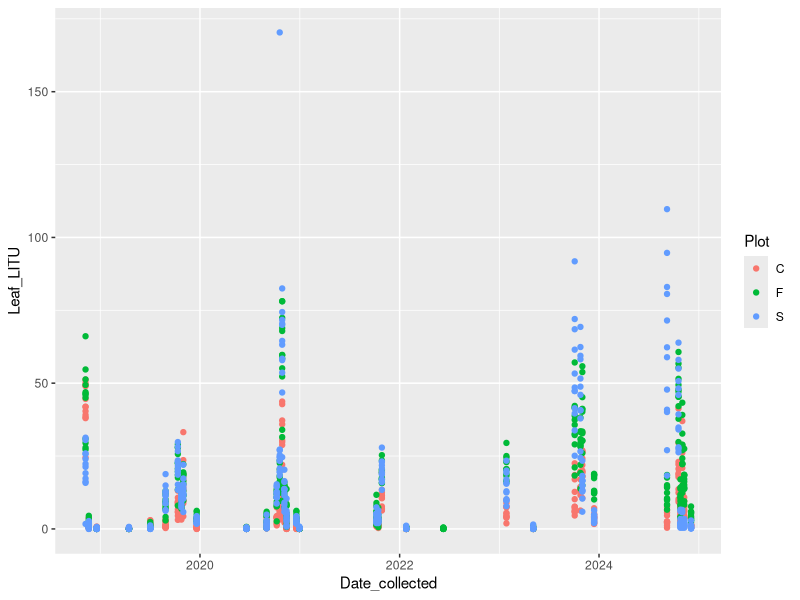
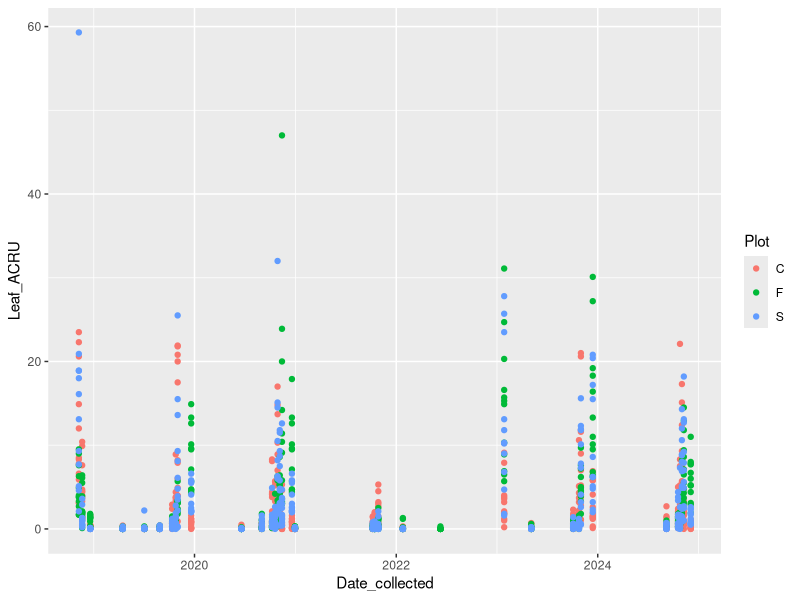
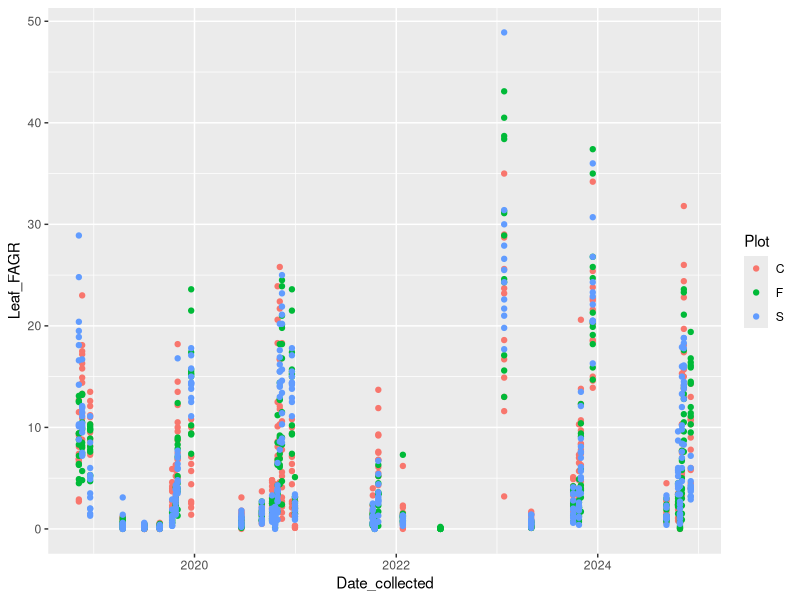
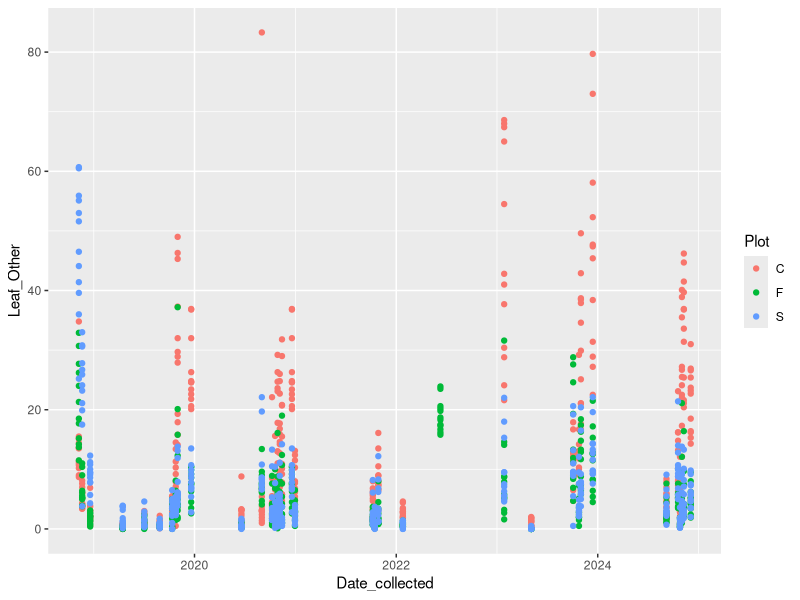
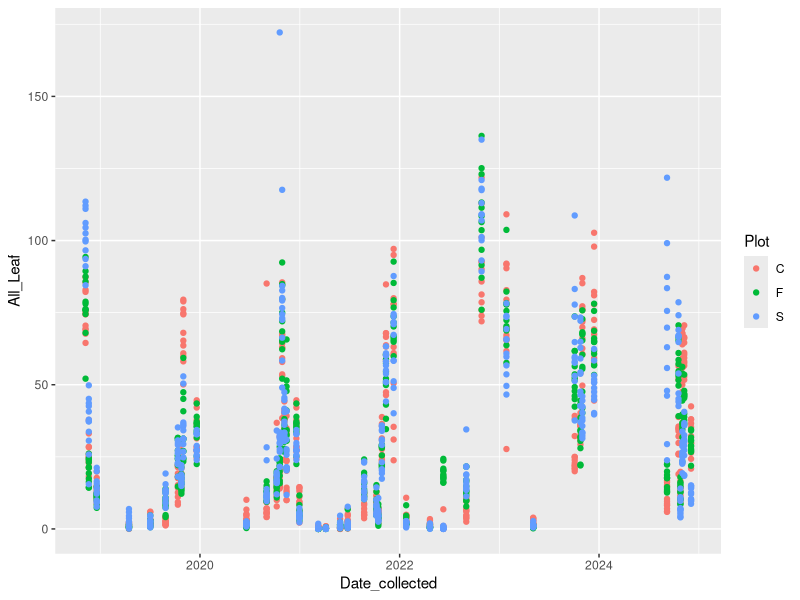
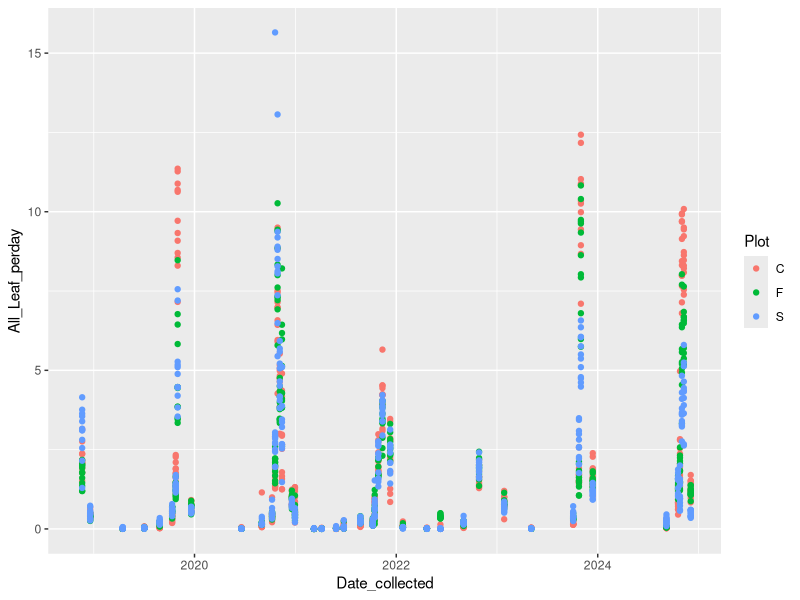
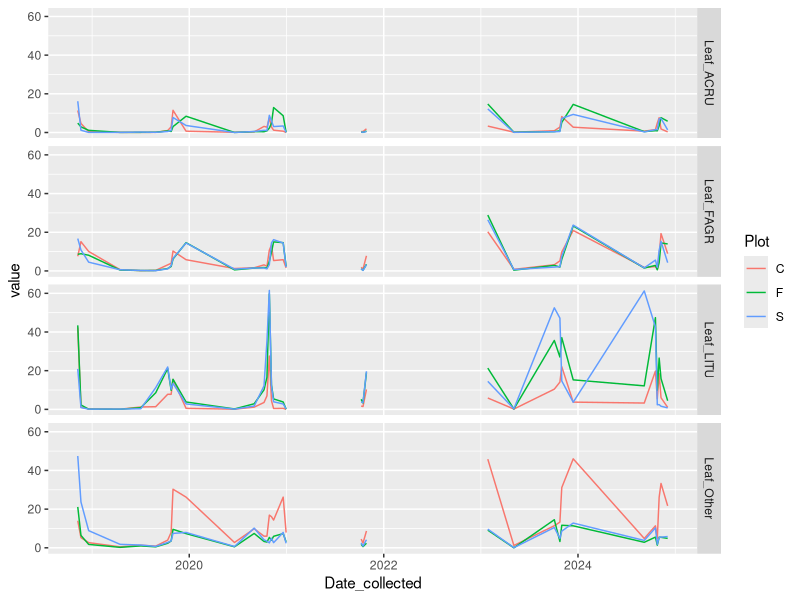

These figures' R source, in order:
## ---- chunk 1
knitr::opts_chunk$set(echo = TRUE)

library(readr)
library(lubridate)
library(dplyr)
## ---- chunk 2
litter <- read_csv("TEMPEST litter data - Masses.csv", skip = 1, show_col_types = FALSE) 
litter$Date_collected <- mdy(litter$Date_collected)
## drop columns we don't care about
litter$Collection_Year <- litter$Collection_DOY <- litter$Date_sorted <- 
  litter$Date_entered <- litter$Entered_by <- litter$Notes <- NULL

message("data read ok! rows = ", nrow(litter))
## ---- chunk 3
litter %>% 
  mutate(All_Leaf = if_else(is.na(All_Leaf),
                            Leaf_ACRU + Leaf_FAGR + Leaf_LITU + Leaf_Other,
                            All_Leaf)) ->
  litter

## ---- chunk 4
# for each plot and trap we want to compute the days

litter %>%
  group_by(Plot, Trap) %>% 
  arrange(Date_collected) %>%
  mutate(elapsed_days = c(NA, diff(Date_collected))) %>% 
  ungroup() %>%
  arrange(Plot, Trap) %>% 
  ## finally compute flux: litter per day
  mutate(All_Leaf_perday = All_Leaf/elapsed_days) ->
  litter

## ---- chunk 5

## to interpolate between two dates, we need to create empty rows
## for example, if we collected on 10/1 and 10/10 right not we only have those rows in our data set
## so we need to create row form 10/2 . . . 10/9 and then interpolate between the 10/1 flux and 10/10 flux to fill in those rows
## we will use complete() to generate the non-measured intervening dates
## and then we will use zoo::na.approx() to interpolate

# complete() can be word to wrap your head around
# or at least it is for me! Some examples:

library(tidyr)
# Missing group combinations
test <- tibble(group = c("A", "B", "B"),
               level = c(1, 1, 2), 
               values = c(4, 5, 6))
test %>% complete(group, level)

# Missing timepoints
test <- tibble(time = c(1, 2, 5), values = c(4, 5, 6))
test %>% complete(time = 1:5)
## ---- chunk 6
library(ggplot2)

## plot biomass

ggplot(data = litter, aes(Date_collected, Leaf_LITU, color = Plot)) + geom_point(na.rm = TRUE)

ggplot(data = litter, aes(Date_collected, Leaf_ACRU, color = Plot)) + geom_point(na.rm = TRUE)

ggplot(data = litter, aes(Date_collected, Leaf_FAGR, color = Plot)) + geom_point(na.rm = TRUE)

ggplot(data = litter, aes(Date_collected, Leaf_Other, color = Plot)) + geom_point(na.rm = TRUE)

ggplot(data = litter, aes(Date_collected, All_Leaf, color = Plot)) + geom_point(na.rm = TRUE)

##  plot flux

ggplot(data = litter, aes(Date_collected, All_Leaf_perday, color = Plot)) + geom_point(na.rm = TRUE)

## ---- chunk 7
library(tidyr)
litter %>%
  group_by(Plot, Date_collected) %>%
  summarise(Leaf_ACRU = mean(Leaf_ACRU, na.rm = TRUE), 
            Leaf_FAGR = mean(Leaf_FAGR, na.rm = TRUE),
            Leaf_LITU = mean(Leaf_LITU, na.rm = TRUE),
            Leaf_Other = mean(Leaf_Other, na.rm = TRUE), .groups = "drop") %>%
  pivot_longer(starts_with("Leaf_")) ->
  litter_smry

ggplot(litter_smry, aes(Date_collected, value, color = Plot)) + geom_line() + facet_grid(name ~ .)

